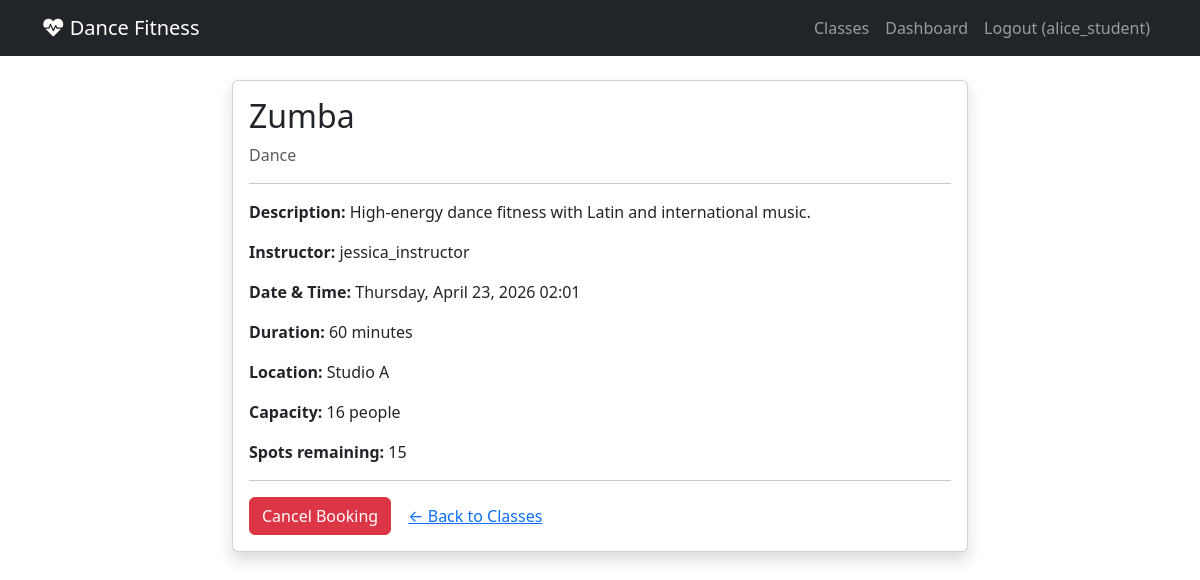
The app's page /class/1/ (signed in) with its own data.
### booking/models.py (models this page shows, shortened)
class User(AbstractUser):
    is_instructor = models.BooleanField(default=False)
    bio = models.TextField(max_length=500, blank=True)

class ScheduledClass(models.Model):
    class_type = models.ForeignKey(ClassType, on_delete=models.CASCADE, related_name='scheduled_class')
    instructor = models.ForeignKey(User, on_delete=models.CASCADE, limit_choices_to={'is_instructor': True})
    start_time = models.DateTimeField()
    capacity = models.IntegerField(default=18)
    location = models.CharField(max_length=200)
    def remaining_spots(self):
        booked = self.bookings.filter(status='confirmed').count()
        return self.capacity - booked

class ClassType(models.Model):
    name = models.CharField(max_length=200)
    description = models.TextField()
    category = models.ForeignKey(Category, on_delete=models.SET_NULL, null=True, blank=True)
    duration = models.IntegerField(default=60)

class Category(models.Model):
    name = models.CharField(max_length=100, unique=True)

### booking/views.py (the view)
# urls.py: path("class/<int:class_id>/", views.class_detail, name="class_detail"),
def class_detail(request, class_id):
    scheduled_class = get_object_or_404(ScheduledClass, id=class_id)
    user_booking = None
    if request.user.is_authenticated:
        user_booking = Booking.objects.filter(
            student=request.user,
            scheduled_class=scheduled_class,
            status='confirmed'
        ).first()
    return render(request, "booking/class_detail.html", {
        "class": scheduled_class,
        "user_booking": user_booking,
        "remaining_spots": scheduled_class.remaining_spots()
    })

### booking/templates/booking/class_detail.html (shortened to what this page needs)
{% extends "booking/layout.html" %}
{% block body %}
    <div class="row">
        <div class="col-md-8 offset-md-2">
            <div class="card shadow">
                <div class="card-body">
                    <h2 class="card-title">{{ class.class_type.name }}</h2>
                    <p class="text-muted">{{ class.class_type.category.name|default:"Uncategorized" }}</p>
                    <hr>
                    <p><strong>Description:</strong> {{ class.class_type.description }}</p>
                    <p><strong>Instructor:</strong> {{ class.instructor.username }}</p>
                    <p><strong>Date & Time:</strong> {{ class.start_time|date:"l, F j, Y H:i" }}</p>
                    <p><strong>Duration:</strong> {{ class.class_type.duration }} minutes</p>
                    <p><strong>Location:</strong> {{ class.location }}</p>
                    <p><strong>Capacity:</strong> {{ class.capacity }} people</p>
                    <p><strong>Spots remaining:</strong> <span id="spots-remaining">{{ remaining_spots }}</span></p>
                    <hr>
                    {% if user.is_authenticated %}
                        {% if user.is_instructor %}
                            <a href="{% url 'dashboard' %}" class="btn btn-secondary">Back to Dashboard</a>
                        {% else %}
                            {% if user_booking %}
                                <button id="cancel-btn" class="btn btn-danger" data-booking-id="{{ user_booking.id }}">
                                    Cancel Booking
                                </button>
                            {% endif %}
                        {% endif %}
                    {% else %}
                        <a href="{% url 'login' %}" class="btn btn-primary">Login to Book</a>
                    {% endif %}
                    <a href="{% url 'index' %}" class="btn btn-link">← Back to Classes</a>
                </div>
            </div>
        </div>
    </div>
{% endblock %}

### booking/templates/booking/layout.html (shortened to what this page needs)
{% load static %}
<!DOCTYPE html>
<html lang="en">
<head>
    <link href="https://cdn.jsdelivr.net/npm/bootstrap@5.3.0/dist/css/bootstrap.min.css" rel="stylesheet">
    <link rel="stylesheet" href="https://cdnjs.cloudflare.com/ajax/libs/font-awesome/6.0.0/css/all.min.css">
</head>
<body>
    <nav class="navbar navbar-expand-lg navbar-dark bg-dark">
        <div class="container">
            <a class="navbar-brand" href="{% url 'index' %}">
                <i class="fas fa-heartbeat"></i> Dance Fitness
            </a>
            <div class="collapse navbar-collapse" id="navbarNav">
                <ul class="navbar-nav ms-auto">
                    <li class="nav-item">
                        <a class="nav-link" href="{% url 'index' %}">Classes</a>
                    </li>
                    {% if user.is_authenticated %}
                        <li class="nav-item">
                            <a class="nav-link" href="{% url 'dashboard' %}">Dashboard</a>
                        </li>
                        <li class="nav-item">
                            <a class="nav-link" href="{% url 'logout' %}">Logout ({{ user.username }})</a>
                        </li>
                    {% endif %}
                </ul>
            </div>
        </div>
    </nav>
    <div class="container mt-4">
        {% block body %}
        {% endblock %}
    </div>
</body>
</html>

### records on screen
User: username "alice_student"
ScheduledClass: class_type.name "Zumba", class_type.category.name "Dance", class_type.description "High-energy dance fitness with Latin and international music.", instructor.username "jessica_instructor", start_time "Thursday, April 23, 2026 02:01", class_type.duration "60", location "Studio A", capacity "16"

### other values on screen
{{ remaining_spots }} "15"
